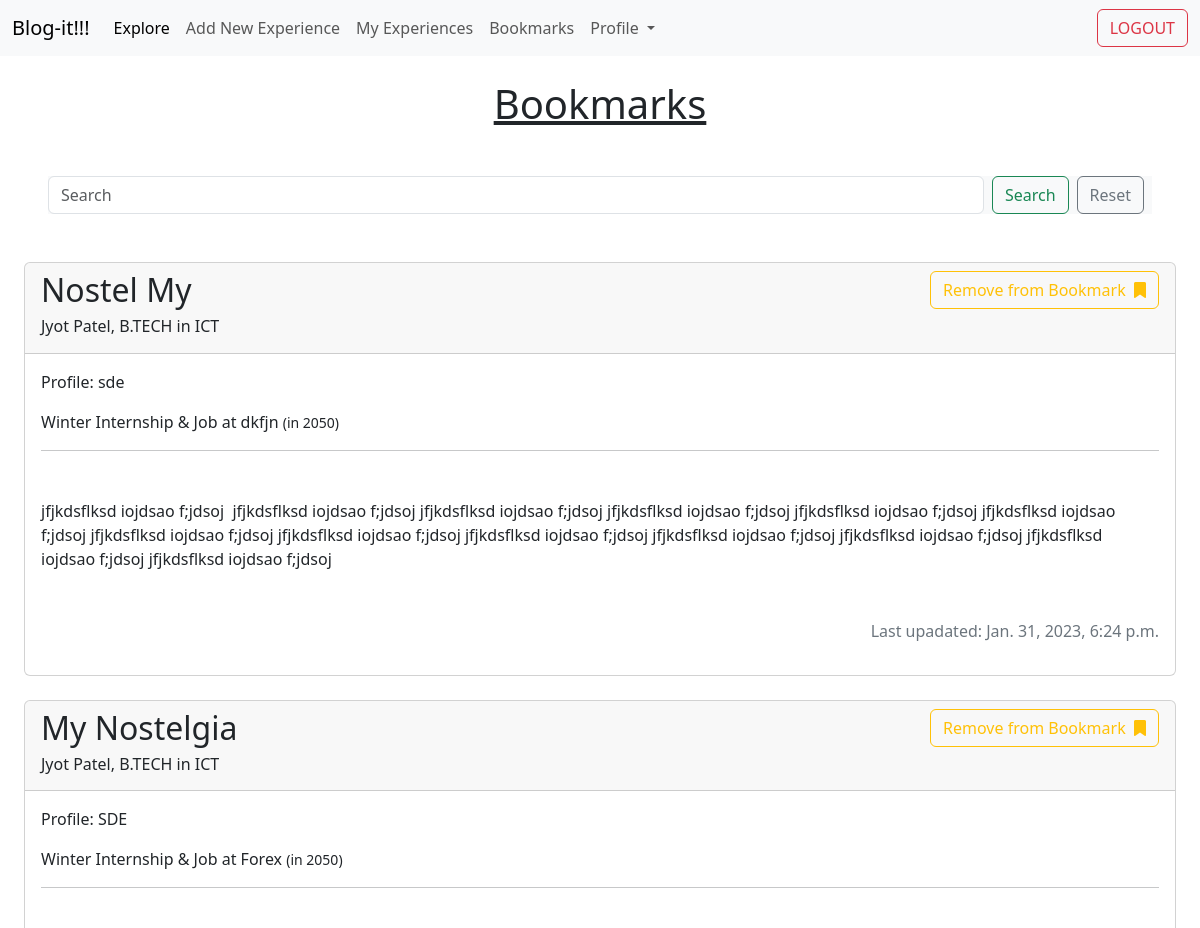
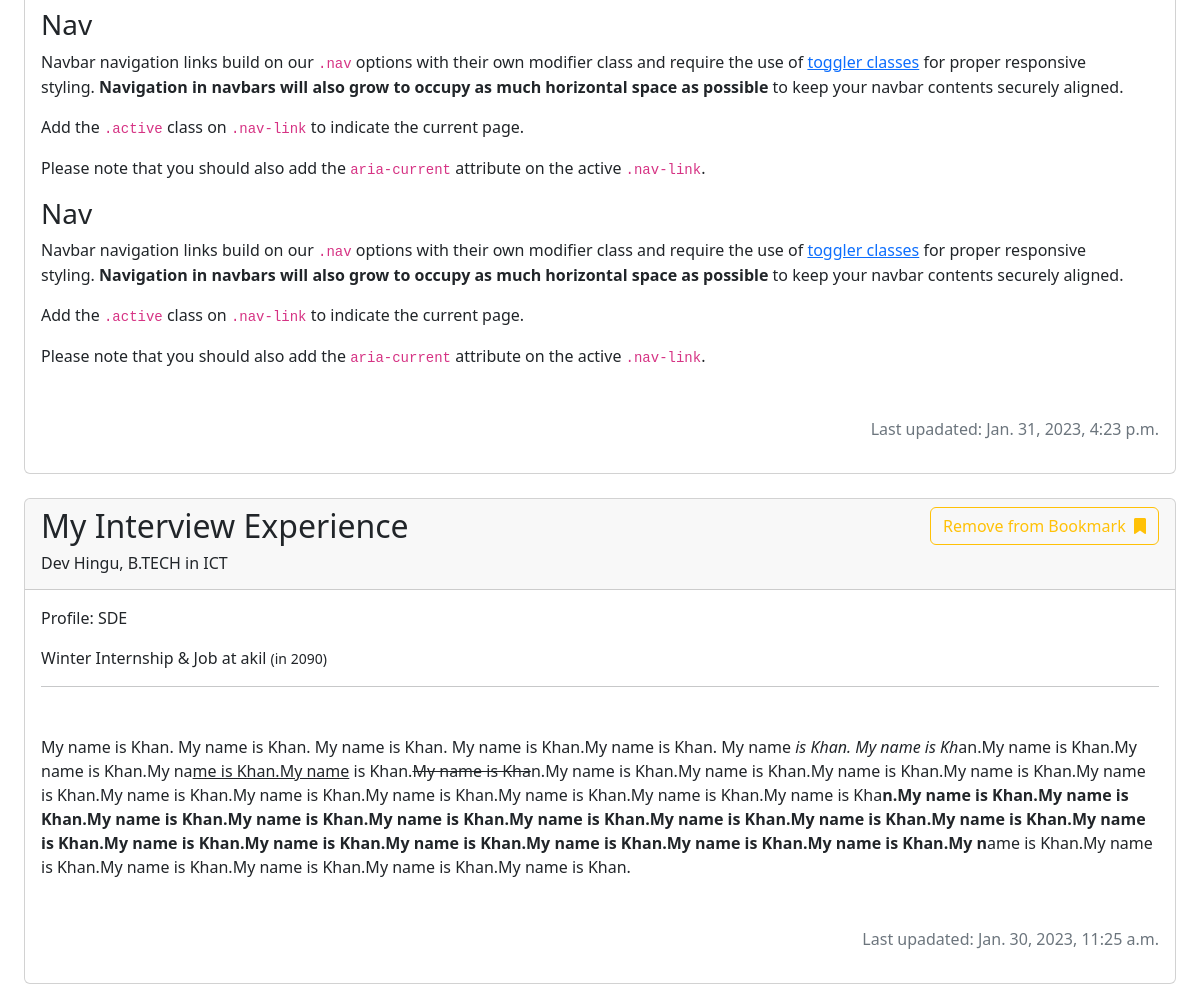
/home/bookmarks/ (signed in), run on an earlier commit of the app's database (2 pictures, top to bottom).
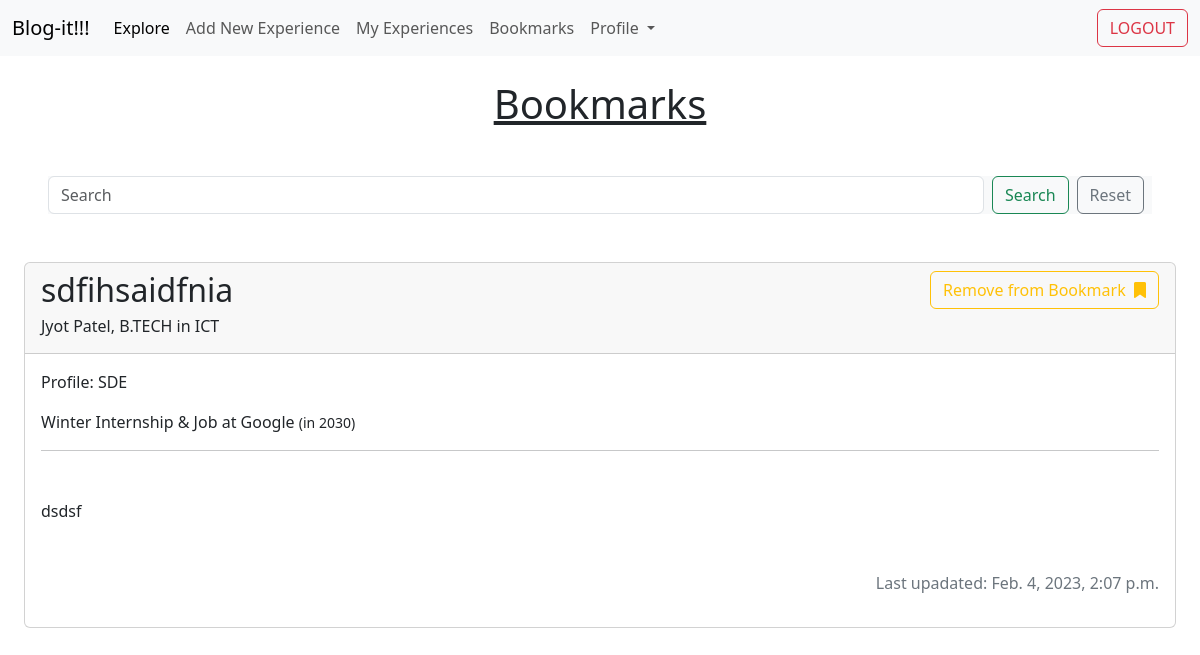
And on a later commit of the database.
### home/models.py (models this page shows, shortened)
class BlogPost(models.Model):
    author = models.ForeignKey(NewUser, on_delete=models.CASCADE)
    company = models.CharField(max_length=255, null=True, blank=False)
    year = models.IntegerField(null=True, blank=False)
    job_offer = models.CharField(max_length=25, choices=[("Summer Internship",'Summer Internship'),("Winter Internship & Job",'Winter Internship & Job'), ("Job",'Job'), ("Winter Internship Only",'Winter Internship Only')], null=True, blank=False)
    profile = models.CharField(max_length=255, null=True, blank=False)
    title = models.CharField(max_length=255, null=True, blank=False, unique=True)
    body = RichTextField(null=True, blank=False)
    pub_date = models.DateTimeField(auto_now_add=True)
    bookmark = models.ManyToManyField(NewUser, related_name='bookmark', default=None, blank=True)

### accounts/models.py (models this page shows)
class NewUser(AbstractUser):
    email = models.EmailField(unique=True)
    degree = models.CharField(max_length=6,choices=[("B.TECH",'B.TECH'),("M.TECH",'M.TECH'),("MSC",'MSC')], null=True, blank=False)
    year = models.PositiveIntegerField(null=True, blank=False)
    program = models.CharField(max_length=255, null=True, blank=False)

### home/views.py (the view)
# urls.py: path('bookmarks/', bookmark_list, name="bookmarks"),
@login_required
def bookmark_list(request):
    only_bked = []
    for i in BlogPost.objects.all():
        if i.bookmark.filter(id=request.user.id).exists():
            only_bked.insert(0,i)
    search = request.GET.get('search', '').lower()
    searched = []
    for i in only_bked:
        if search in i.title.lower():
            searched.append(i)
    return render(request, 'bookmark.html', {'obj_list': searched})

### templates/bookmark.html (shortened to what this page needs)
{% extends 'base.html' %}
{% block content %}
<nav class="navbar navbar-expand-lg navbar-light bg-light">
    <div class="container-fluid">
      <a class="navbar-brand">Blog-it!!!</a>
      <div class="collapse navbar-collapse" id="navbarSupportedContent">
        <ul class="navbar-nav me-auto mb-2 mb-lg-0">
          <li class="nav-item">
            <a class="nav-link active" aria-current="page" href={% url 'explore' %}>Explore</a>
          </li>
          <li class="nav-item">
            <a class="nav-link" href={% url 'add_new_experience' %}>Add New Experience</a>
          </li>
          <li class="nav-item">
            <a class="nav-link" href={% url 'my_experiences' %}>My Experiences</a>
          </li>
          <li class="nav-item">
            <a class="nav-link" href={% url 'bookmarks' %}>Bookmarks</a>
          </li>
          <li class="nav-item dropdown">
            <a class="nav-link dropdown-toggle" href="#" id="navbarDropdown" role="button" data-bs-toggle="dropdown" aria-expanded="false">
              Profile
            </a>
          </li>
        </ul>
        <form class="d-flex" action={% url 'logout' %} method="post">
          <button class="btn btn-outline-danger" type="submit">LOGOUT</button>
        </form>
      </div>
    </div>
  </nav>
<h1 class="d-flex justify-content-center m-4"><u>Bookmarks</u></h1>
<div class="bg-light m-5">
  <form class="d-flex" role="search">
    <input class="form-control me-2" type="search" placeholder="Search" aria-label="Search" name="search">
    <button class="btn btn-outline-success" type="submit">Search</button>
    <a class="btn btn-outline-secondary mx-2" type="button" href={% url 'bookmarks' %}>Reset</a>
  </form>
</div>
{% for art in obj_list %}
<div class="card m-4">
    <div class="card-header">
        <div class="d-flex justify-content-between">
            <h3 class="fs-2">{{ art.title }}</h3>
            <div onclick="myfunc()"><a href={% url 'bookmark_toggle' art.pk %} id="bk_tag" class="btn btn-outline-warning">Remove from Bookmark &nbsp;<i class="fa-solid fa-bookmark"></i></a></div>
        </div>
        <h6 class=""> {{ art.author.first_name }} {{ art.author.last_name }}, {{ art.author.degree}} in {{ art.author.program}}</h6>
    </div>
    <div class="card-body">
        <p class="">Profile: {{art.profile}}</p>
        <p> {{art.job_offer}} at {{art.company}} <small>(in {{ art.year }})</small> </p>
        <hr>
        <p class="mt-5 card-text fs-5">{% autoescape off %} {{ art.body }} {% endautoescape %}</p>
        <div class="d-flex justify-content-end mt-5"><p class="text-secondary">Last upadated: {{ art.pub_date}}</p></div>
    </div>
</div>
{% endfor %}
{% endblock content %}

What changed in the data, as far as the page shows it:
removed BlogPost: title "Nostel My", author.first_name "Jyot", author.last_name "Patel", author.degree "B.TECH", author.program "ICT", profile "sde", job_offer "Winter Internship & Job", company "dkfjn", year "2050", body "jfjkdsflksd iojdsao f;jdsoj jfjkdsflksd iojdsao f;jdsoj jfjkdsflksd iojdsao f;jdsoj jfjkdsflksd iojdsao f;jdsoj jfjkdsflksd iojdsao f;jdsoj jfjkdsflksd iojdsao f;jdsoj jfjkdsflksd iojdsao f;jdsoj jfjkdsflksd iojdsao f;jdsoj jfjkdsflksd iojdsao f;jdsoj jfjkdsflksd iojdsao f;jdsoj jfjkdsflksd iojdsao f;jdsoj jfjkdsflksd iojdsao f;jdsoj jfjkdsflksd iojdsao f;jdsoj", pub_date "Jan. 31, 2023, 6:24 p.m."
no longer on this page (row unchanged): BlogPost: title "My Nostelgia", author.first_name "Jyot", author.last_name "Patel", author.degree "B.TECH", author.program "ICT", profile "SDE", job_offer "Winter Internship & Job", company "Forex", year "2050", body "Nav Navbar navigation links build on our .nav options with their own modifier class and require the use of toggler classes for proper responsive styling. Navigation in navbars will also grow to occupy as much horizontal space as possible to keep your navbar contents securely aligned. Add the .active class on .nav-link to indicate the current page. Please note that you should also add the aria-current attribute on the active .nav-link . Nav Navbar navigation links build on our .nav options with their own modifier class and require the use of toggler classes for proper responsive styling. Navigation in navbars will also grow to occupy as much horizontal space as possible to keep your navbar…", pub_date "Jan. 31, 2023, 4:23 p.m."
no longer on this page (row unchanged): BlogPost: title "My Interview Experience", author.first_name "Dev", author.last_name "Hingu", author.degree "B.TECH", author.program "ICT", profile "SDE", job_offer "Winter Internship & Job", company "akil", year "2090", body "My name is Khan. My name is Khan. My name is Khan. My name is Khan.My name is Khan. My name is Khan. My name is Kh an.My name is Khan.My name is Khan.My na me is Khan.My name is Khan. My name is Kha n.My name is Khan.My name is Khan.My name is Khan.My name is Khan.My name is Khan.My name is Khan.My name is Khan.My name is Khan.My name is Khan.My name is Khan.My name is Kha n.My name is Khan.My name is Khan.My name is Khan.My name is Khan.My name is Khan.My name is Khan.My name is Khan.My name is Khan.My name is Khan.My name is Khan.My name is Khan.My name is Khan.My name is Khan.My name is Khan.My name is Khan.My name is Khan.My n ame is Khan.My name is Khan.My name is Khan.My name is…", pub_date "Jan. 30, 2023, 11:25 a.m."
added BlogPost: title "sdfihsaidfnia", author.first_name "Jyot", author.last_name "Patel", author.degree "B.TECH", author.program "ICT", profile "SDE", job_offer "Winter Internship & Job", company "Google", year "2030", body "dsdsf", pub_date "Feb. 4, 2023, 2:07 p.m."
